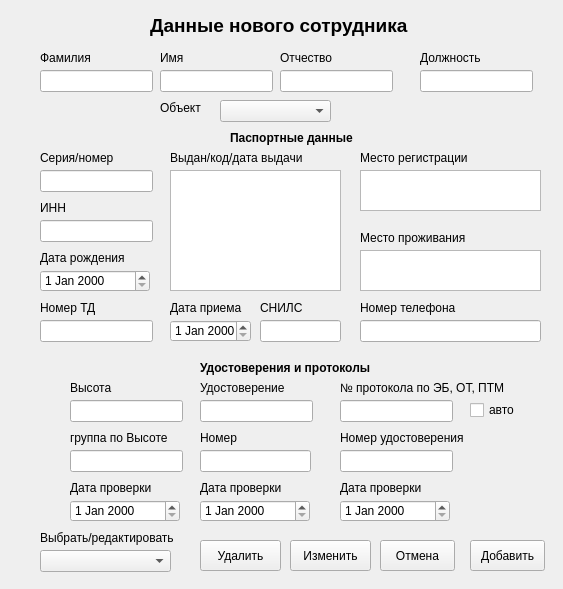
<?xml version="1.0" encoding="UTF-8"?>
<ui version="4.0">
 <class>form_new_worker</class>
 <widget class="QWidget" name="form_new_worker">
  <property name="geometry">
   <rect>
    <x>0</x>
    <y>0</y>
    <width>563</width>
    <height>589</height>
   </rect>
  </property>
  <property name="windowTitle">
   <string>Новый сотрудник</string>
  </property>
  <widget class="QLabel" name="label">
   <property name="geometry">
    <rect>
     <x>150</x>
     <y>10</y>
     <width>271</width>
     <height>31</height>
    </rect>
   </property>
   <property name="font">
    <font>
     <pointsize>14</pointsize>
     <bold>true</bold>
    </font>
   </property>
   <property name="frameShape">
    <enum>QFrame::NoFrame</enum>
   </property>
   <property name="lineWidth">
    <number>0</number>
   </property>
   <property name="text">
    <string>Данные нового сотрудника</string>
   </property>
  </widget>
  <widget class="QPushButton" name="b_ok">
   <property name="geometry">
    <rect>
     <x>470</x>
     <y>540</y>
     <width>75</width>
     <height>31</height>
    </rect>
   </property>
   <property name="text">
    <string>Добавить</string>
   </property>
  </widget>
  <widget class="QLineEdit" name="family">
   <property name="enabled">
    <bool>true</bool>
   </property>
   <property name="geometry">
    <rect>
     <x>40</x>
     <y>70</y>
     <width>113</width>
     <height>22</height>
    </rect>
   </property>
   <property name="text">
    <string/>
   </property>
  </widget>
  <widget class="QLabel" name="label_2">
   <property name="geometry">
    <rect>
     <x>40</x>
     <y>50</y>
     <width>61</width>
     <height>16</height>
    </rect>
   </property>
   <property name="text">
    <string>Фамилия</string>
   </property>
  </widget>
  <widget class="QLabel" name="label_3">
   <property name="geometry">
    <rect>
     <x>160</x>
     <y>50</y>
     <width>49</width>
     <height>16</height>
    </rect>
   </property>
   <property name="text">
    <string>Имя</string>
   </property>
  </widget>
  <widget class="QLineEdit" name="name">
   <property name="geometry">
    <rect>
     <x>160</x>
     <y>70</y>
     <width>113</width>
     <height>22</height>
    </rect>
   </property>
  </widget>
  <widget class="QLabel" name="label_4">
   <property name="geometry">
    <rect>
     <x>280</x>
     <y>50</y>
     <width>61</width>
     <height>16</height>
    </rect>
   </property>
   <property name="text">
    <string>Отчество</string>
   </property>
  </widget>
  <widget class="QLineEdit" name="surname">
   <property name="geometry">
    <rect>
     <x>280</x>
     <y>70</y>
     <width>113</width>
     <height>22</height>
    </rect>
   </property>
  </widget>
  <widget class="QLineEdit" name="post">
   <property name="geometry">
    <rect>
     <x>420</x>
     <y>70</y>
     <width>113</width>
     <height>22</height>
    </rect>
   </property>
  </widget>
  <widget class="QLabel" name="label_5">
   <property name="geometry">
    <rect>
     <x>420</x>
     <y>50</y>
     <width>71</width>
     <height>16</height>
    </rect>
   </property>
   <property name="text">
    <string>Должность</string>
   </property>
  </widget>
  <widget class="QTextEdit" name="passport_post">
   <property name="geometry">
    <rect>
     <x>170</x>
     <y>170</y>
     <width>171</width>
     <height>121</height>
    </rect>
   </property>
  </widget>
  <widget class="QLabel" name="label_6">
   <property name="geometry">
    <rect>
     <x>170</x>
     <y>150</y>
     <width>161</width>
     <height>16</height>
    </rect>
   </property>
   <property name="text">
    <string>Выдан/код/дата выдачи</string>
   </property>
  </widget>
  <widget class="QTextEdit" name="adr">
   <property name="geometry">
    <rect>
     <x>360</x>
     <y>170</y>
     <width>181</width>
     <height>41</height>
    </rect>
   </property>
  </widget>
  <widget class="QLabel" name="label_7">
   <property name="geometry">
    <rect>
     <x>360</x>
     <y>150</y>
     <width>121</width>
     <height>16</height>
    </rect>
   </property>
   <property name="text">
    <string>Место регистрации</string>
   </property>
  </widget>
  <widget class="QLabel" name="label_9">
   <property name="geometry">
    <rect>
     <x>40</x>
     <y>150</y>
     <width>91</width>
     <height>16</height>
    </rect>
   </property>
   <property name="text">
    <string>Серия/номер</string>
   </property>
  </widget>
  <widget class="QLineEdit" name="passport">
   <property name="geometry">
    <rect>
     <x>40</x>
     <y>170</y>
     <width>113</width>
     <height>22</height>
    </rect>
   </property>
   <property name="text">
    <string/>
   </property>
  </widget>
  <widget class="QLabel" name="label_11">
   <property name="geometry">
    <rect>
     <x>230</x>
     <y>130</y>
     <width>131</width>
     <height>16</height>
    </rect>
   </property>
   <property name="font">
    <font>
     <bold>true</bold>
    </font>
   </property>
   <property name="text">
    <string>Паспортные данные</string>
   </property>
  </widget>
  <widget class="QLabel" name="label_14">
   <property name="geometry">
    <rect>
     <x>70</x>
     <y>380</y>
     <width>61</width>
     <height>16</height>
    </rect>
   </property>
   <property name="text">
    <string>Высота</string>
   </property>
  </widget>
  <widget class="QLineEdit" name="n_hght">
   <property name="geometry">
    <rect>
     <x>70</x>
     <y>400</y>
     <width>113</width>
     <height>22</height>
    </rect>
   </property>
  </widget>
  <widget class="QLabel" name="label_16">
   <property name="geometry">
    <rect>
     <x>200</x>
     <y>360</y>
     <width>171</width>
     <height>16</height>
    </rect>
   </property>
   <property name="font">
    <font>
     <bold>true</bold>
    </font>
   </property>
   <property name="text">
    <string>Удостоверения и протоколы</string>
   </property>
  </widget>
  <widget class="QLabel" name="label_18">
   <property name="geometry">
    <rect>
     <x>70</x>
     <y>430</y>
     <width>111</width>
     <height>16</height>
    </rect>
   </property>
   <property name="text">
    <string>группа по Высоте</string>
   </property>
  </widget>
  <widget class="QLabel" name="label_8">
   <property name="geometry">
    <rect>
     <x>200</x>
     <y>380</y>
     <width>91</width>
     <height>16</height>
    </rect>
   </property>
   <property name="text">
    <string>Удостоверение</string>
   </property>
  </widget>
  <widget class="QLineEdit" name="n_study">
   <property name="geometry">
    <rect>
     <x>200</x>
     <y>400</y>
     <width>113</width>
     <height>22</height>
    </rect>
   </property>
  </widget>
  <widget class="QLabel" name="label_19">
   <property name="geometry">
    <rect>
     <x>200</x>
     <y>430</y>
     <width>111</width>
     <height>16</height>
    </rect>
   </property>
   <property name="text">
    <string>Номер</string>
   </property>
  </widget>
  <widget class="QLineEdit" name="n_study_card">
   <property name="geometry">
    <rect>
     <x>200</x>
     <y>450</y>
     <width>111</width>
     <height>22</height>
    </rect>
   </property>
  </widget>
  <widget class="QPushButton" name="b_cancel">
   <property name="geometry">
    <rect>
     <x>380</x>
     <y>540</y>
     <width>75</width>
     <height>31</height>
    </rect>
   </property>
   <property name="text">
    <string>Отмена</string>
   </property>
  </widget>
  <widget class="QDateEdit" name="d_height">
   <property name="geometry">
    <rect>
     <x>70</x>
     <y>500</y>
     <width>110</width>
     <height>22</height>
    </rect>
   </property>
  </widget>
  <widget class="QDateEdit" name="d_study">
   <property name="geometry">
    <rect>
     <x>200</x>
     <y>500</y>
     <width>110</width>
     <height>22</height>
    </rect>
   </property>
  </widget>
  <widget class="QLabel" name="label_22">
   <property name="geometry">
    <rect>
     <x>70</x>
     <y>480</y>
     <width>91</width>
     <height>16</height>
    </rect>
   </property>
   <property name="text">
    <string>Дата проверки</string>
   </property>
  </widget>
  <widget class="QLabel" name="label_23">
   <property name="geometry">
    <rect>
     <x>200</x>
     <y>480</y>
     <width>91</width>
     <height>16</height>
    </rect>
   </property>
   <property name="text">
    <string>Дата проверки</string>
   </property>
  </widget>
  <widget class="QDateEdit" name="d_prot">
   <property name="geometry">
    <rect>
     <x>340</x>
     <y>500</y>
     <width>110</width>
     <height>22</height>
    </rect>
   </property>
  </widget>
  <widget class="QLabel" name="label_20">
   <property name="geometry">
    <rect>
     <x>340</x>
     <y>380</y>
     <width>171</width>
     <height>16</height>
    </rect>
   </property>
   <property name="text">
    <string>№ протокола по ЭБ, ОТ, ПТМ</string>
   </property>
  </widget>
  <widget class="QLabel" name="label_26">
   <property name="geometry">
    <rect>
     <x>340</x>
     <y>480</y>
     <width>101</width>
     <height>16</height>
    </rect>
   </property>
   <property name="text">
    <string>Дата проверки</string>
   </property>
  </widget>
  <widget class="QLabel" name="label_12">
   <property name="geometry">
    <rect>
     <x>360</x>
     <y>230</y>
     <width>121</width>
     <height>16</height>
    </rect>
   </property>
   <property name="text">
    <string>Место проживания</string>
   </property>
  </widget>
  <widget class="QTextEdit" name="live_adr">
   <property name="geometry">
    <rect>
     <x>360</x>
     <y>250</y>
     <width>181</width>
     <height>41</height>
    </rect>
   </property>
  </widget>
  <widget class="QLabel" name="label_13">
   <property name="geometry">
    <rect>
     <x>40</x>
     <y>250</y>
     <width>101</width>
     <height>16</height>
    </rect>
   </property>
   <property name="text">
    <string>Дата рождения</string>
   </property>
  </widget>
  <widget class="QDateEdit" name="bday">
   <property name="geometry">
    <rect>
     <x>40</x>
     <y>270</y>
     <width>110</width>
     <height>22</height>
    </rect>
   </property>
  </widget>
  <widget class="QLineEdit" name="n_td">
   <property name="geometry">
    <rect>
     <x>40</x>
     <y>320</y>
     <width>113</width>
     <height>22</height>
    </rect>
   </property>
  </widget>
  <widget class="QLineEdit" name="n_card">
   <property name="geometry">
    <rect>
     <x>340</x>
     <y>450</y>
     <width>113</width>
     <height>22</height>
    </rect>
   </property>
  </widget>
  <widget class="QLabel" name="label_15">
   <property name="geometry">
    <rect>
     <x>40</x>
     <y>300</y>
     <width>61</width>
     <height>16</height>
    </rect>
   </property>
   <property name="text">
    <string>Номер ТД</string>
   </property>
  </widget>
  <widget class="QDateEdit" name="d_td">
   <property name="geometry">
    <rect>
     <x>170</x>
     <y>320</y>
     <width>81</width>
     <height>22</height>
    </rect>
   </property>
  </widget>
  <widget class="QLabel" name="label_17">
   <property name="geometry">
    <rect>
     <x>170</x>
     <y>300</y>
     <width>141</width>
     <height>16</height>
    </rect>
   </property>
   <property name="text">
    <string>Дата приема</string>
   </property>
  </widget>
  <widget class="QLabel" name="label_21">
   <property name="geometry">
    <rect>
     <x>340</x>
     <y>430</y>
     <width>131</width>
     <height>16</height>
    </rect>
   </property>
   <property name="text">
    <string>Номер удостоверения</string>
   </property>
  </widget>
  <widget class="QLineEdit" name="phone">
   <property name="geometry">
    <rect>
     <x>360</x>
     <y>320</y>
     <width>181</width>
     <height>22</height>
    </rect>
   </property>
  </widget>
  <widget class="QLabel" name="label_24">
   <property name="geometry">
    <rect>
     <x>360</x>
     <y>300</y>
     <width>101</width>
     <height>16</height>
    </rect>
   </property>
   <property name="text">
    <string>Номер телефона</string>
   </property>
  </widget>
  <widget class="QLineEdit" name="inn">
   <property name="geometry">
    <rect>
     <x>40</x>
     <y>220</y>
     <width>113</width>
     <height>22</height>
    </rect>
   </property>
  </widget>
  <widget class="QLabel" name="label_25">
   <property name="geometry">
    <rect>
     <x>40</x>
     <y>200</y>
     <width>49</width>
     <height>16</height>
    </rect>
   </property>
   <property name="text">
    <string>ИНН</string>
   </property>
  </widget>
  <widget class="QLabel" name="label_27">
   <property name="geometry">
    <rect>
     <x>250</x>
     <y>300</y>
     <width>49</width>
     <height>16</height>
    </rect>
   </property>
   <property name="text">
    <string/>
   </property>
  </widget>
  <widget class="QLabel" name="label_28">
   <property name="geometry">
    <rect>
     <x>260</x>
     <y>300</y>
     <width>49</width>
     <height>16</height>
    </rect>
   </property>
   <property name="text">
    <string>СНИЛС</string>
   </property>
  </widget>
  <widget class="QComboBox" name="cb_select">
   <property name="geometry">
    <rect>
     <x>40</x>
     <y>550</y>
     <width>131</width>
     <height>22</height>
    </rect>
   </property>
  </widget>
  <widget class="QLabel" name="label_10">
   <property name="geometry">
    <rect>
     <x>40</x>
     <y>530</y>
     <width>151</width>
     <height>16</height>
    </rect>
   </property>
   <property name="text">
    <string>Выбрать/редактировать</string>
   </property>
  </widget>
  <widget class="QLineEdit" name="snils">
   <property name="geometry">
    <rect>
     <x>260</x>
     <y>320</y>
     <width>81</width>
     <height>22</height>
    </rect>
   </property>
  </widget>
  <widget class="QPushButton" name="b_change">
   <property name="geometry">
    <rect>
     <x>290</x>
     <y>540</y>
     <width>81</width>
     <height>31</height>
    </rect>
   </property>
   <property name="text">
    <string>Изменить</string>
   </property>
  </widget>
  <widget class="QPushButton" name="b_kill">
   <property name="geometry">
    <rect>
     <x>200</x>
     <y>540</y>
     <width>81</width>
     <height>31</height>
    </rect>
   </property>
   <property name="text">
    <string>Удалить</string>
   </property>
  </widget>
  <widget class="QLineEdit" name="n_prot">
   <property name="geometry">
    <rect>
     <x>340</x>
     <y>400</y>
     <width>113</width>
     <height>22</height>
    </rect>
   </property>
  </widget>
  <widget class="QLineEdit" name="n_group_h">
   <property name="geometry">
    <rect>
     <x>70</x>
     <y>450</y>
     <width>113</width>
     <height>22</height>
    </rect>
   </property>
  </widget>
  <widget class="QComboBox" name="cb_contract">
   <property name="geometry">
    <rect>
     <x>220</x>
     <y>100</y>
     <width>111</width>
     <height>22</height>
    </rect>
   </property>
  </widget>
  <widget class="QLabel" name="label_29">
   <property name="geometry">
    <rect>
     <x>160</x>
     <y>100</y>
     <width>49</width>
     <height>16</height>
    </rect>
   </property>
   <property name="text">
    <string>Объект</string>
   </property>
  </widget>
  <widget class="QCheckBox" name="cb_auto">
   <property name="geometry">
    <rect>
     <x>470</x>
     <y>400</y>
     <width>76</width>
     <height>20</height>
    </rect>
   </property>
   <property name="text">
    <string>авто</string>
   </property>
  </widget>
 </widget>
 <resources/>
 <connections/>
</ui>
